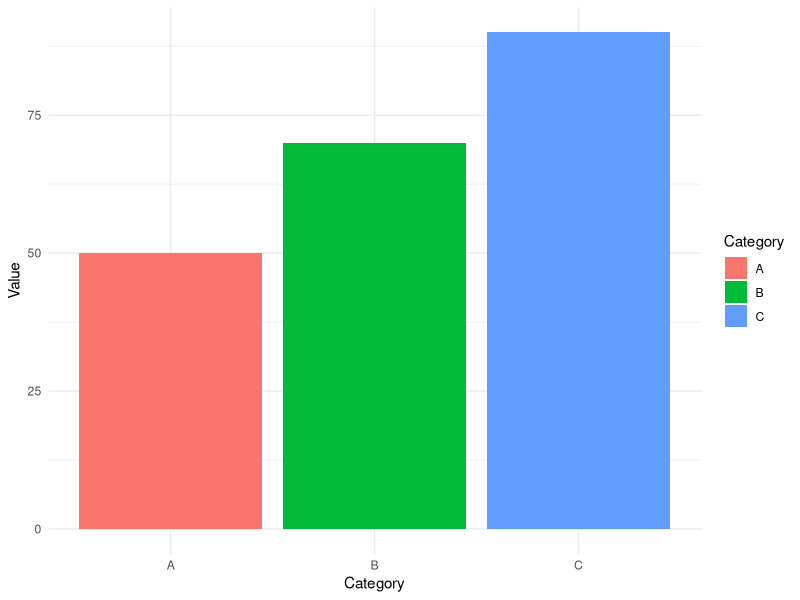

Source code (R):
# Load necessary libraries
install.packages("ggplot2")
install.packages("dplyr")
library(ggplot2)
library(dplyr)

# Create sample data
data <- data.frame(
  Category = c("A", "B", "C", "A", "B", "C"),
  Value = c(10, 20, 30, 40, 50, 60)
)

# Summarize data
summary_stats <- data %>%
  group_by(Category) %>%
  summarise(Mean = mean(Value))

# Print results
print(summary_stats)

# Create a simple plot
ggplot(data, aes(x = Category, y = Value, fill = Category)) +
  geom_bar(stat = "identity") +
  theme_minimal()

